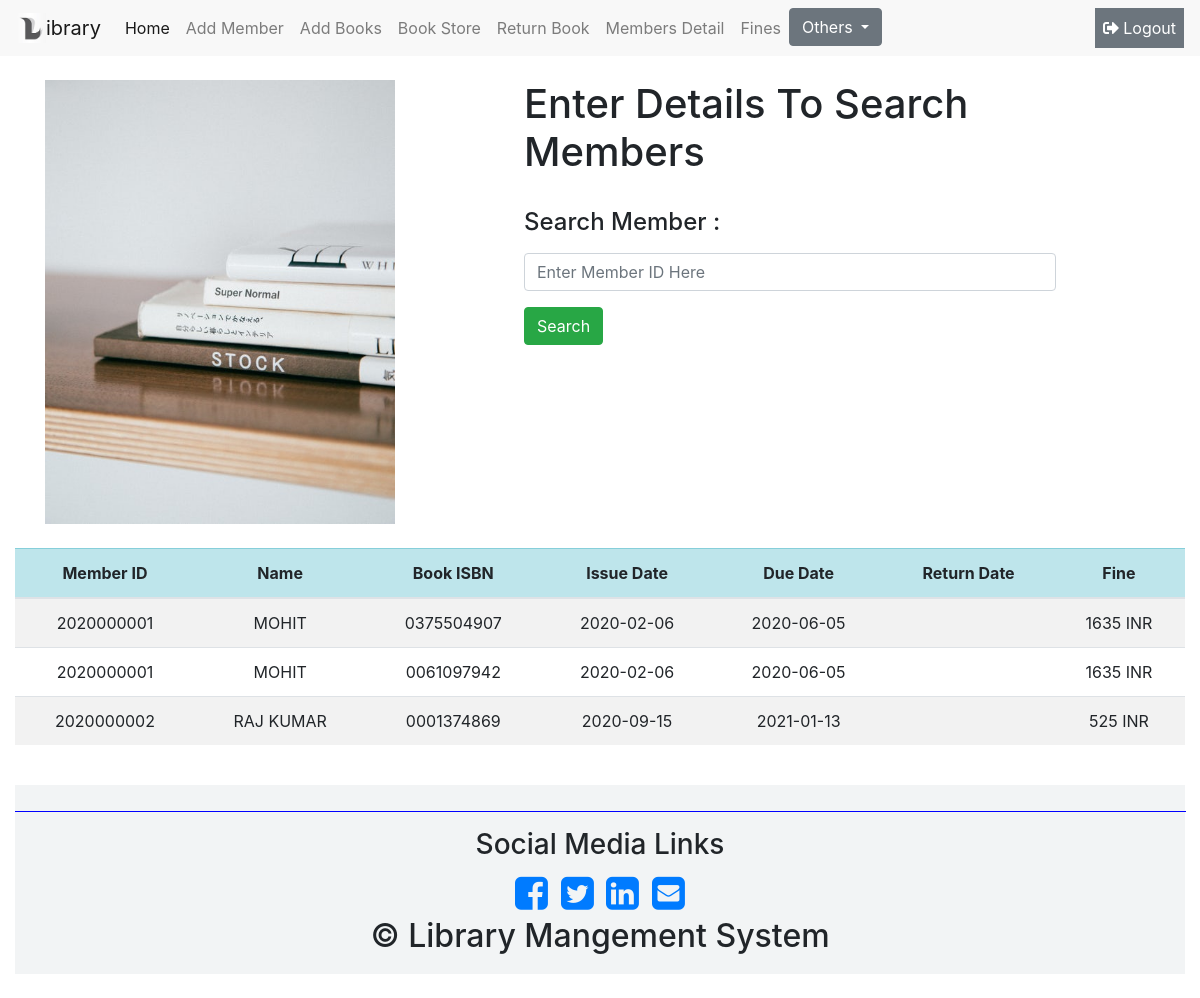
The app's page /library_admins/fines.php (signed in) with its own data.
### tables this page shows
CREATE TABLE IF NOT EXISTS `book_loans` (
  `loan_number` bigint(15) UNSIGNED NOT NULL AUTO_INCREMENT,
  `isbn` varchar(10) DEFAULT NULL,
  `loan_id` bigint(15) DEFAULT NULL,
  `out_date` date DEFAULT NULL,
  `due_date` date DEFAULT NULL,
  `in_date` date DEFAULT NULL,
  `status` tinyint(1) NOT NULL DEFAULT '0',
  PRIMARY KEY (`loan_number`),
  KEY `loan_id` (`loan_id`),
  KEY `isbn` (`isbn`)
);

CREATE TABLE IF NOT EXISTS `members` (
  `id` bigint(15) NOT NULL AUTO_INCREMENT,
  `name` varchar(50) NOT NULL,
  `number` bigint(15) NOT NULL,
  `address` text NOT NULL,
  `image` varchar(50) NOT NULL DEFAULT 'profile1.png',
  PRIMARY KEY (`id`)
);

### library_admins/fines.php (the view, shortened to what this page needs)
<!doctype html>
<html lang="en">
<head>
</head>
<body>
<?php include('nav.php'); ?>
<br>
<div class = "container">
<div class="row">
	<div class="col-md-4">
		<img class="banner img-responsive" src="image/library.jpg"/ width='100%'>
	</div>
	<div class="col-md-8" style="padding:0 10%;" >
	<h1>Enter Details To Search Members</h1><br>
		<form action="fines.php" method="post" enctype="multipart/form-data">
			<div class="form-group">
			<label><h4>Search Member :</h4></label>
			<input class="form-control" type="text" name="search_id" placeholder="Enter Member ID Here" required />
			</div>
			<div class="form-group">
			<input type="submit" class="btn btn-success" name="submit" value="Search"/>
			</div>
		</form>
	</div>
</div>
</div>
<br>
<div class = "container-fluid">
	<div class="table-responsive">
	<table class="table table-striped text-center ">
		<thead>
			<tr class="table-info ">
			<th>Member ID</th>
			<th>Name</th>
			<th>Book ISBN</th>
			<th>Issue Date</th>
			<th>Due Date</th>
			<th>Return Date</th>
			<th>Fine</th>
			</tr>
		</thead>
		<tbody>
		<?php
		if(isset($_POST['submit']) && ($_POST['search_id']!== '')){
			$conn = mysqli_connect('localhost','root','','library');
			$search_id=$_POST['search_id'];
			$query = "select * from members where id='$search_id'";
			$results = mysqli_query($conn,$query);
			foreach ($results as $value) {
				$id = $value['id'];
				$name=$value['name'];
				$query = "select * from book_loans where loan_id='$id'";
				$result = mysqli_query($conn,$query);
				foreach ($result as $value) {
					$out_date=date_create($value['out_date']);
					$due_date=date_create($value['due_date']);
					$in_date=date_create($value['in_date']);
					echo "<tr>";
					echo "<td class='info'>" .$id. "</td>";
					echo "<td class='info' style='text-transform:uppercase' >" .$name. "</td>";
					echo "<td class='info'>" .$value['isbn']. "</br>" . "</td>";
					echo "<td class='info'>" .$value['out_date']. "</td>";
					echo "<td class='info'>" .$value['due_date']. "</td>";
					echo "<td class='info'>" .$value['in_date']. "</td>";
					$diff=date_diff($due_date,$in_date);
					$day=$diff->format("%R%a");
					if($day<1){
						echo "<td class='info'>Zero INR</td>";
						echo "</tr>";
					}
					else{
						$fine=$day*5;
						echo "<td class='info'>$fine INR</td>";
						echo "</tr>";
					}
				}
		}
		}
		else{
			$conn = mysqli_connect('localhost','root','','library');
			$query = "select * from members";
			$results = mysqli_query($conn,$query);
			foreach ($results as $value) {
				$id = $value['id'];
				$name=$value['name'];
				$query = "select * from book_loans where loan_id='$id'";
				$result = mysqli_query($conn,$query);
				foreach ($result as $value) {
					$due_date=date_create($value['due_date']);
					$in_date=date_create($value['in_date']);
					echo "<tr>";
					echo "<td class='info'>" .$id. "</td>";
					echo "<td class='info' style='text-transform:uppercase' >" .$name. "</td>";
					echo "<td class='info'>" .$value['isbn']. "</br>" . "</td>";
					echo "<td class='info'>" .$value['out_date']. "</td>";
					echo "<td class='info'>" .$value['due_date']. "</td>";
					echo "<td class='info'>" .$value['in_date']. "</td>";
					$diff=date_diff($due_date,$in_date);
					$day=$diff->format("%R%a");
					if($day<1){
						echo "<td class='info'>Zero INR</td>";
						echo "</tr>";
					}
					else{
						$fine=$day*5;
						echo "<td class='info'>$fine INR</td>";
						echo "</tr>";
					}
				}
		}
		}
		?>
		</tbody>
	</table>
	</div>
	<div class="footer">
		<?php include('footer.php'); ?>
	</div>
</div>
</body>
</html>

### records on screen
book_loans: loan "2020000001", loan.name "MOHIT", isbn "0375504907", out_date "2020-02-06", due_date "2020-06-05", fine "1635"
book_loans: loan "2020000001", loan.name "MOHIT", isbn "0061097942", out_date "2020-02-06", due_date "2020-06-05", fine "1635"
book_loans: loan "2020000002", loan.name "RAJ KUMAR", isbn "0001374869", out_date "2020-09-15", due_date "2021-01-13", fine "525"
